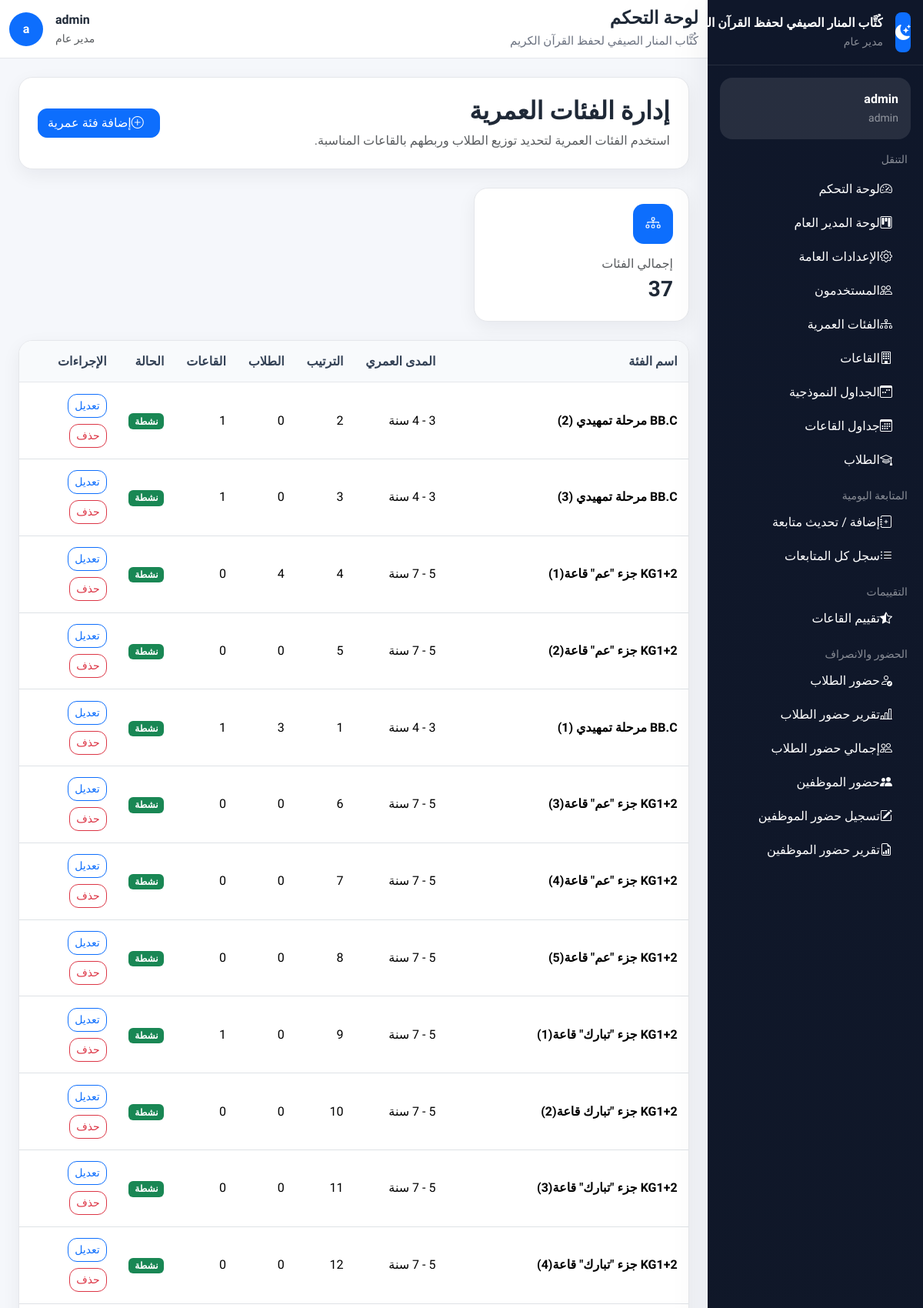
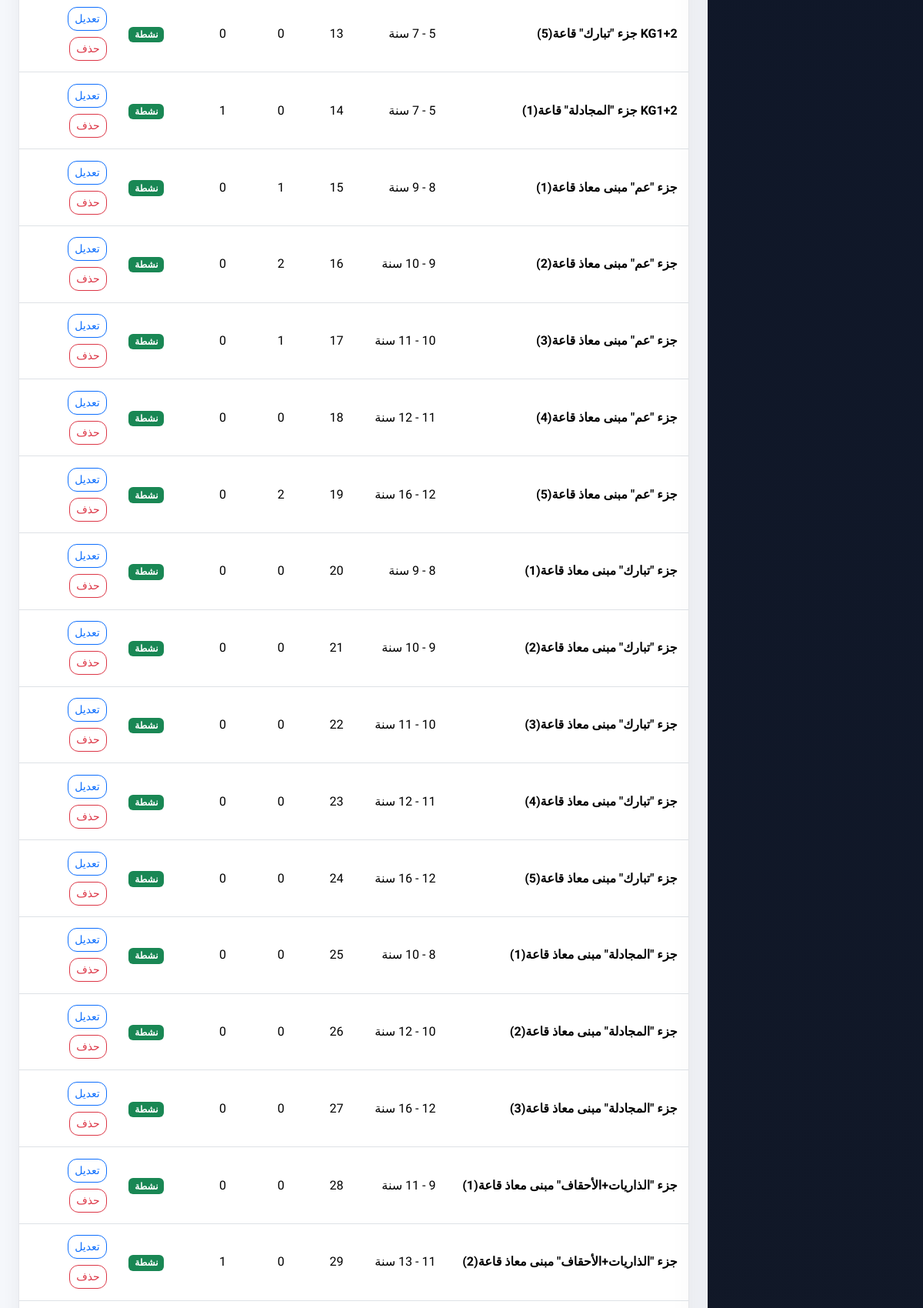
The app's page /accounts/settings/age-groups/ (signed in, upper part) with its own data (2 pictures, top to bottom).
### accounts/models.py (models this page shows, shortened)
class SiteSettings(models.Model):
    name = models.CharField(max_length=200, default='مقرأة القرآن الكريم', verbose_name='اسم المقرأة')
    logo = models.ImageField(upload_to='settings/', blank=True, null=True, verbose_name='الشعار')
    address = models.CharField(max_length=300, blank=True, verbose_name='العنوان')
    phone = models.CharField(max_length=20, blank=True, verbose_name='الهاتف')
    email = models.EmailField(blank=True, verbose_name='البريد الإلكتروني')
    description = models.TextField(blank=True, verbose_name='نبذة عن المقرأة')
    allow_registration = models.BooleanField(default=True, verbose_name='السماح بالتسجيل')
    auto_assign_halls = models.BooleanField(default=True, verbose_name='التسكين التلقائي')
    max_age_limit = models.PositiveIntegerField(default=15, verbose_name='الحد الأقصى للسن')
    min_age_limit = models.PositiveIntegerField(default=3, verbose_name='الحد الأدنى للسن')
    attendance_start_time = models.TimeField(default='08:00', verbose_name='وقت بداية الحضور')
    late_threshold_minutes = models.PositiveIntegerField(default=15, verbose_name='دقائق التأخير')
    facebook = models.URLField(blank=True, verbose_name='فيسبوك')
    whatsapp = models.CharField(max_length=20, blank=True, verbose_name='واتساب')
    updated_at = models.DateTimeField(auto_now=True)
    updated_by = models.ForeignKey(
        User,
        on_delete=models.SET_NULL,
        null=True,
        blank=True,
        verbose_name='آخر تعديل بواسطة'
    )
    @classmethod
    def get_settings(cls):
        obj, _ = cls.objects.get_or_create(pk=1)
        return obj
    class Meta:
        verbose_name = 'إعدادات الموقع'
        verbose_name_plural = 'إعدادات الموقع'

class User(AbstractUser):
    ROLE_GENERAL_MANAGER    = 'general_manager'
    ROLE_GENERAL_SUPERVISOR = 'general_supervisor'
    ROLE_HALL_SUPERVISOR    = 'hall_supervisor'
    ROLE_TEACHER            = 'teacher'
    ROLE_PARENT             = 'parent'
    ROLES = [
        (ROLE_GENERAL_MANAGER,    'مدير عام'),
        (ROLE_GENERAL_SUPERVISOR, 'مشرف عام'),
        (ROLE_HALL_SUPERVISOR,    'مشرف قاعات'),
        (ROLE_TEACHER,            'معلم'),
        (ROLE_PARENT,             'ولي أمر'),
    ]
    role = models.CharField(
        max_length=30,
        choices=ROLES,
        default=ROLE_PARENT,
        verbose_name='الدور الوظيفي'
    )
    phone = models.CharField(
        max_length=20,
        blank=True,
        null=True,
        unique=True,           # ← جديد: لا يُسمح بتكرار رقم الهاتف
        verbose_name='رقم الهاتف'
    )
    profile_picture = models.ImageField(
        upload_to='profiles/',
        blank=True,
        null=True,
        verbose_name='الصورة الشخصية'
    )
    can_manage_users       = models.BooleanField(default=False, verbose_name='إدارة المستخدمين')
    can_manage_halls       = models.BooleanField(default=False, verbose_name='إدارة القاعات')
    can_manage_students    = models.BooleanField(default=False, verbose_name='إدارة الطلاب')
    can_manage_attendance  = models.BooleanField(default=False, verbose_name='إدارة الحضور')
    can_manage_evaluations = models.BooleanField(default=False, verbose_name='إدارة التقييمات')
    can_manage_settings    = models.BooleanField(default=False, verbose_name='إدارة الإعدادات')
    @property
    def is_general_manager(self):
        return self.role == self.ROLE_GENERAL_MANAGER
    @property
    def is_general_supervisor(self):
        return self.role == self.ROLE_GENERAL_SUPERVISOR
    @property
    def is_hall_supervisor(self):
        return self.role == self.ROLE_HALL_SUPERVISOR
    @property
    def is_teacher(self):
        return self.role == self.ROLE_TEACHER
    @property
    def is_parent(self):
        return self.role == self.ROLE_PARENT
    class Meta:
        verbose_name        = 'مستخدم'
        verbose_name_plural = 'المستخدمون'

### students/models.py (models this page shows, shortened)
class AgeGroup(models.Model):
    name    = models.CharField(max_length=100, verbose_name='اسم الفئة')
    min_age = models.PositiveIntegerField(verbose_name='الحد الأدنى للسن')
    max_age = models.PositiveIntegerField(verbose_name='الحد الأقصى للسن')
    order   = models.PositiveIntegerField(default=0, verbose_name='الترتيب')
    is_active = models.BooleanField(default=True, verbose_name='نشطة')
    class Meta:
        verbose_name        = 'فئة عمرية'
        verbose_name_plural = 'الفئات العمرية'
        ordering            = ['order', 'min_age']

### accounts/views_settings.py (the view)
class AgeGroupsView(GeneralManagerRequiredMixin, View):
    def get(self, request):
        age_groups = AgeGroup.objects.annotate(
            students_count=Count('students', distinct=True),
            halls_count=Count('halls', distinct=True)
        )
        context = {
            'age_groups': age_groups,
            'total': age_groups.count(),
        }
        return render(request, 'settings/age_groups.html', context)

### templates/settings/age_groups.html (shortened to what this page needs)
{% extends "base.html" %}
{% block content %}
<div class="page-card p-4 mb-4">
    <div class="d-flex flex-column flex-lg-row justify-content-between align-items-lg-center gap-3">
        <div>
            <h2 class="fw-bold mb-2">إدارة الفئات العمرية</h2>
            <p class="text-muted mb-0">
                استخدم الفئات العمرية لتحديد توزيع الطلاب وربطهم بالقاعات المناسبة.
            </p>
        </div>
        <div>
            <a href="{% url 'settings:age_group_create' %}" class="btn btn-primary">
                <i class="bi bi-plus-circle ms-2"></i>إضافة فئة عمرية
            </a>
        </div>
    </div>
</div>
<div class="row g-3 mb-4">
    <div class="col-md-4">
        <div class="stat-card">
            <div class="stat-icon bg-primary"><i class="bi bi-diagram-3"></i></div>
            <div class="text-muted">إجمالي الفئات</div>
            <div class="fs-3 fw-bold">{{ total }}</div>
        </div>
    </div>
</div>
<div class="page-card p-0 overflow-hidden">
    {% if age_groups %}
        <div class="table-responsive">
            <table class="table table-modern align-middle">
                <thead>
                    <tr>
                        <th>اسم الفئة</th>
                        <th>المدى العمري</th>
                        <th>الترتيب</th>
                        <th>الطلاب</th>
                        <th>القاعات</th>
                        <th>الحالة</th>
                        <th>الإجراءات</th>
                    </tr>
                </thead>
                <tbody>
                    {% for item in age_groups %}
                        <tr>
                            <td class="fw-bold">{{ item.name }}</td>
                            <td>{{ item.min_age }} - {{ item.max_age }} سنة</td>
                            <td>{{ item.order }}</td>
                            <td>{{ item.students_count }}</td>
                            <td>{{ item.halls_count }}</td>
                            <td>
                                {% if item.is_active %}
                                    <span class="badge text-bg-success">نشطة</span>
                                {% else %}
                                    <span class="badge text-bg-secondary">غير نشطة</span>
                                {% endif %}
                            </td>
                            <td>
                                <div class="d-flex gap-2 flex-wrap">
                                    <a href="{% url 'settings:age_group_update' item.pk %}" class="btn btn-sm btn-outline-primary">تعديل</a>
                                    <form method="post" action="{% url 'settings:age_group_delete' item.pk %}">
                                        <button type="submit" class="btn btn-sm btn-outline-danger"
                                                onclick="return confirm('هل أنت متأكد من حذف هذه الفئة؟')">
                                            حذف
                                        </button>
                                    </form>
                                </div>
                            </td>
                        </tr>
                    {% endfor %}
                </tbody>
            </table>
        </div>
    {% else %}
        <div class="empty-state">لا توجد فئات عمرية حتى الآن.</div>
    {% endif %}
</div>
{% endblock %}

### templates/partials/sidebar.html (shortened to what this page needs)
<aside class="sidebar d-flex flex-column" id="appSidebar">
    <div class="p-3 border-bottom border-secondary border-opacity-25">
        <div class="d-flex align-items-center gap-3">
            {% if SITE_LOGO and SITE_LOGO.url %}
                <img src="{{ SITE_LOGO.url }}" alt="{{ SITE_NAME }}" class="rounded-3"
                     width="52" height="52" style="object-fit: cover;">
            {% else %}
                <div class="bg-primary rounded-3 d-flex align-items-center justify-content-center text-white"
                     style="width:52px;height:52px;">
                    <i class="bi bi-moon-stars-fill fs-5"></i>
                </div>
            {% endif %}
            <div class="min-w-0">
                <div class="fw-bold text-white text-truncate">{{ SITE_NAME|default:"مقرأة تحفيظ القرآن الكريم" }}</div>
                <small class="text-white-50">{{ user.get_role_display }}</small>
            </div>
        </div>
    </div>
    <div class="p-3 overflow-y-auto flex-grow-1">
        <div class="bg-white bg-opacity-10 rounded-4 p-3 mb-3">
            <div class="fw-bold text-white">{{ user.get_full_name|default:user.username }}</div>
            <small class="text-white-50">{{ user.username }}</small>
        </div>
        <div class="small text-uppercase text-white-50 mb-2 px-1">التنقل</div>
        <nav class="nav flex-column gap-1">
            <a class="nav-link text-white rounded-3 px-3 py-2" href="{% url 'accounts:dashboard' %}">
                <i class="bi bi-speedometer2 ms-2"></i>لوحة التحكم
            </a>
            {% if user.is_general_manager %}
                <a class="nav-link text-white rounded-3 px-3 py-2" href="{% url 'dashboard:manager' %}">
                    <i class="bi bi-kanban ms-2"></i>لوحة المدير العام
                </a>
                <a class="nav-link text-white rounded-3 px-3 py-2" href="{% url 'settings:home' %}">
                    <i class="bi bi-gear ms-2"></i>الإعدادات العامة
                </a>
                <a class="nav-link text-white rounded-3 px-3 py-2" href="{% url 'settings:users' %}">
                    <i class="bi bi-people ms-2"></i>المستخدمون
                </a>
                <a class="nav-link text-white rounded-3 px-3 py-2" href="{% url 'settings:age_groups' %}">
                    <i class="bi bi-diagram-3 ms-2"></i>الفئات العمرية
                </a>
            {% endif %}
            {% if user.is_general_manager or user.is_general_supervisor or user.is_hall_supervisor or user.is_teacher %}
                <a class="nav-link text-white rounded-3 px-3 py-2" href="{% url 'halls:list' %}">
                    <i class="bi bi-building ms-2"></i>القاعات
                </a>
                {% if user.is_general_manager or user.is_general_supervisor %}
                    <a class="nav-link text-white rounded-3 px-3 py-2" href="{% url 'halls:templates' %}">
                        <i class="bi bi-calendar3-week ms-2"></i>الجداول النموذجية
                    </a>
                {% endif %}
                <a class="nav-link text-white rounded-3 px-3 py-2" href="{% url 'halls:all_schedules' %}">
                    <i class="bi bi-calendar3 ms-2"></i>جداول القاعات
                </a>
                <a class="nav-link text-white rounded-3 px-3 py-2" href="{% url 'students:list' %}">
                    <i class="bi bi-mortarboard ms-2"></i>الطلاب
                </a>
            {% endif %}
        </nav>
        {% if user.is_hall_supervisor or user.is_general_supervisor or user.is_general_manager %}
        <div class="small text-uppercase text-white-50 mt-3 mb-1 px-1">المتابعة اليومية</div>
        <nav class="nav flex-column gap-1">
            <a class="nav-link text-white rounded-3 px-3 py-2" href="{% url 'evaluations:add_followup' %}">
                <i class="bi bi-journal-plus ms-2"></i>إضافة / تحديث متابعة
            </a>
            <a class="nav-link text-white rounded-3 px-3 py-2" href="{% url 'evaluations:all_followups' %}">
                <i class="bi bi-list-ul ms-2"></i>سجل كل المتابعات
            </a>
        </nav>
        {% endif %}
        {% if user.is_teacher or user.is_general_supervisor or user.is_general_manager %}
        <div class="small text-uppercase text-white-50 mt-3 mb-1 px-1">التقييمات</div>
        <nav class="nav flex-column gap-1">
            {% if user.is_general_supervisor or user.is_general_manager %}
                <a class="nav-link text-white rounded-3 px-3 py-2"
                   href="{% url 'evaluations:evaluate_hall_select' %}">
                    <i class="bi bi-star-half ms-2"></i>تقييم القاعات
                </a>
            {% endif %}
        </nav>
        {% endif %}
        {% if user.is_hall_supervisor or user.is_general_supervisor or user.is_general_manager %}
        <div class="small text-uppercase text-white-50 mt-3 mb-1 px-1">الحضور والانصراف</div>
        <nav class="nav flex-column gap-1">
            <a class="nav-link text-white rounded-3 px-3 py-2" href="{% url 'attendance:students' %}">
                <i class="bi bi-person-check ms-2"></i>حضور الطلاب
            </a>
            <a class="nav-link text-white rounded-3 px-3 py-2" href="{% url 'attendance:report' %}">
                <i class="bi bi-bar-chart-line ms-2"></i>تقرير حضور الطلاب
            </a>
            <a class="nav-link text-white rounded-3 px-3 py-2" href="{% url 'attendance:students_summary' %}">
                <i class="bi bi-people ms-2"></i>إجمالي حضور الطلاب
            </a>
            {% if user.is_general_supervisor or user.is_general_manager %}
                <a class="nav-link text-white rounded-3 px-3 py-2" href="{% url 'attendance:staff' %}">
                    <i class="bi bi-people-fill ms-2"></i>حضور الموظفين
                </a>
                <a class="nav-link text-white rounded-3 px-3 py-2" href="{% url 'attendance:staff_mark' %}">
                    <i class="bi bi-pencil-square ms-2"></i>تسجيل حضور الموظفين
                </a>
                <a class="nav-link text-white rounded-3 px-3 py-2" href="{% url 'attendance:staff_report' %}">
                    <i class="bi bi-file-earmark-bar-graph ms-2"></i>تقرير حضور الموظفين
                </a>
            {% endif %}
        </nav>
        {% endif %}
    </div>
</aside>

### templates/partials/header.html (shortened to what this page needs)
<header class="topbar d-flex align-items-center">
    <div class="container-fluid">
        <div class="d-flex align-items-center justify-content-between gap-3">
            <div class="d-flex align-items-center gap-2">
                <div>
                    <h1 class="page-title">{% block page_title %}لوحة التحكم{% endblock %}</h1>
                    <div class="page-subtitle">{{ SITE_NAME|default:"مقرأة تحفيظ القرآن الكريم" }}</div>
                </div>
            </div>
            <div class="d-flex align-items-center gap-3">
                <div class="text-end d-none d-sm-block">
                    <div class="fw-bold">{{ user.get_full_name|default:user.username }}</div>
                    <small class="text-muted">{{ user.get_role_display }}</small>
                </div>
                <div class="rounded-circle bg-primary text-white d-flex align-items-center justify-content-center fw-bold"
                     style="width:44px;height:44px;">
                    {{ user.first_name|default:user.username|slice:":1" }}
                </div>
            </div>
        </div>
    </div>
</header>

### records on screen
SiteSettings: name "كُتَّاب المنار الصيفي لحفظ القرآن…", name "كُتَّاب المنار الصيفي لحفظ القرآن الكريم"
User: role "مدير عام", get_full_name "admin", username "admin", first_name "a"
AgeGroup: name "BB.C مرحلة تمهيدي (2)", min_age "3", max_age "4", order "2", students_count "0", halls_count "1", is_active "نشطة"
AgeGroup: name "BB.C مرحلة تمهيدي (3)", min_age "3", max_age "4", order "3", students_count "0", halls_count "1", is_active "نشطة"
AgeGroup: name "KG1+2 جزء \"عم\" قاعة(1)", min_age "5", max_age "7", order "4", students_count "4", halls_count "0", is_active "نشطة"
AgeGroup: name "KG1+2 جزء \"عم\" قاعة(2)", min_age "5", max_age "7", order "5", students_count "0", halls_count "0", is_active "نشطة"
AgeGroup: name "BB.C مرحلة تمهيدي (1)", min_age "3", max_age "4", order "1", students_count "3", halls_count "1", is_active "نشطة"
AgeGroup: name "KG1+2 جزء \"عم\" قاعة(3)", min_age "5", max_age "7", order "6", students_count "0", halls_count "0", is_active "نشطة"
AgeGroup: name "KG1+2 جزء \"عم\" قاعة(4)", min_age "5", max_age "7", order "7", students_count "0", halls_count "0", is_active "نشطة"
AgeGroup: name "KG1+2 جزء \"عم\" قاعة(5)", min_age "5", max_age "7", order "8", students_count "0", halls_count "0", is_active "نشطة"
AgeGroup: name "KG1+2 جزء \"تبارك\" قاعة(1)", min_age "5", max_age "7", order "9", students_count "0", halls_count "1", is_active "نشطة"
AgeGroup: name "KG1+2 جزء \"تبارك قاعة(2)", min_age "5", max_age "7", order "10", students_count "0", halls_count "0", is_active "نشطة"
AgeGroup: name "KG1+2 جزء \"تبارك\" قاعة(3)", min_age "5", max_age "7", order "11", students_count "0", halls_count "0", is_active "نشطة"
AgeGroup: name "KG1+2 جزء \"تبارك\" قاعة(4)", min_age "5", max_age "7", order "12", students_count "0", halls_count "0", is_active "نشطة"
AgeGroup: name "KG1+2 جزء \"تبارك\" قاعة(5)", min_age "5", max_age "7", order "13", students_count "0", halls_count "0", is_active "نشطة"
AgeGroup: name "KG1+2 جزء \"المجادلة\" قاعة(1)", min_age "5", max_age "7", order "14", students_count "0", halls_count "1", is_active "نشطة"
AgeGroup: name "جزء \"عم\" مبنى معاذ قاعة(1)", min_age "8", max_age "9", order "15", students_count "1", halls_count "0", is_active "نشطة"
AgeGroup: name "جزء \"عم\" مبنى معاذ قاعة(2)", min_age "9", order "16", students_count "2", halls_count "0", is_active "نشطة"
AgeGroup: name "جزء \"عم\" مبنى معاذ قاعة(3)", min_age "10", order "17", students_count "1", halls_count "0", is_active "نشطة"
AgeGroup: name "جزء \"عم\" مبنى معاذ قاعة(4)", min_age "11", order "18", students_count "0", halls_count "0", is_active "نشطة"
AgeGroup: name "جزء \"عم\" مبنى معاذ قاعة(5)", min_age "12", order "19", students_count "2", halls_count "0", is_active "نشطة"
AgeGroup: name "جزء \"تبارك\" مبنى معاذ قاعة(1)", min_age "8", max_age "9", order "20", students_count "0", halls_count "0", is_active "نشطة"
AgeGroup: name "جزء \"تبارك\" مبنى معاذ قاعة(2)", min_age "9", order "21", students_count "0", halls_count "0", is_active "نشطة"
AgeGroup: name "جزء \"تبارك\" مبنى معاذ قاعة(3)", min_age "10", order "22", students_count "0", halls_count "0", is_active "نشطة"
AgeGroup: name "جزء \"تبارك\" مبنى معاذ قاعة(4)", min_age "11", order "23", students_count "0", halls_count "0", is_active "نشطة"
AgeGroup: name "جزء \"تبارك\" مبنى معاذ قاعة(5)", min_age "12", order "24", students_count "0", halls_count "0", is_active "نشطة"
AgeGroup: name "جزء \"المجادلة\" مبنى معاذ قاعة(1)", min_age "8", order "25", students_count "0", halls_count "0", is_active "نشطة"
AgeGroup: name "جزء \"المجادلة\" مبنى معاذ قاعة(2)", min_age "10", order "26", students_count "0", halls_count "0", is_active "نشطة"
AgeGroup: name "جزء \"المجادلة\" مبنى معاذ قاعة(3)", min_age "12", order "27", students_count "0", halls_count "0", is_active "نشطة"
AgeGroup: name "جزء \"الذاريات+الأحقاف\" مبنى معاذ قاعة(1)", min_age "9", order "28", students_count "0", halls_count "0", is_active "نشطة"
AgeGroup: name "جزء \"الذاريات+الأحقاف\" مبنى معاذ قاعة(2)", min_age "11", order "29", students_count "0", halls_count "1", is_active "نشطة"

### other values on screen
{{ total }} "37"
